Frame 1 (no input): blank canvas, image omitted
Frame 60 (no input): blank canvas, image omitted
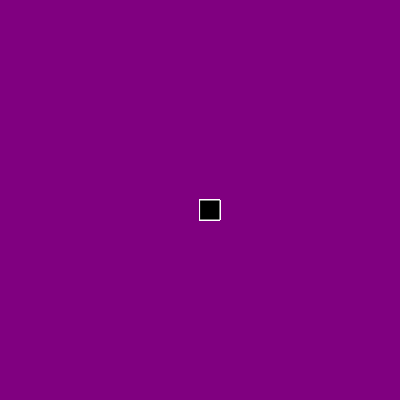
Frame 120 (the mouse pressed at the canvas centre since frame 60)

The p5.js sketch whose frames 1 and 60 were blank and that drew this single picture after the mouse press (run headless with seeded random() and noise() and a simulated clock; from frame 60 on, the mouse is pressed at the canvas centre):

// p5.js sketch
// ── sketch.js
function setup() {
  createCanvas(400, 400);
  background("purple")
}
function draw() {

  stroke("white");
fill("black");
  if(mouseIsPressed) {  rect(mouseX, mouseY, 20, 20);}

  fill("rgb(245, 15, 170)");
}
